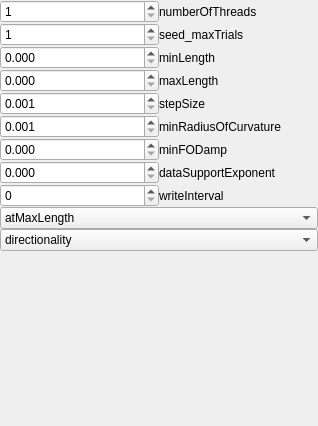
                 <widget class="QWidget" name="scrollAreaWidgetContents">
                  <property name="geometry">
                   <rect>
                    <x>0</x>
                    <y>0</y>
                    <width>318</width>
                    <height>426</height>
                   </rect>
                  </property>
                  <layout class="QGridLayout" name="gridLayout_7">
                   <property name="leftMargin">
                    <number>0</number>
                   </property>
                   <property name="topMargin">
                    <number>0</number>
                   </property>
                   <property name="rightMargin">
                    <number>0</number>
                   </property>
                   <property name="bottomMargin">
                    <number>0</number>
                   </property>
                   <property name="spacing">
                    <number>0</number>
                   </property>
                   <item row="0" column="0">
                    <layout class="QVBoxLayout" name="verticalLayout">
                     <property name="spacing">
                      <number>0</number>
                     </property>
                     <item>
                      <layout class="QGridLayout" name="gridLayout_8">
                       <property name="spacing">
                        <number>0</number>
                       </property>
                       <item row="8" column="1">
                        <widget class="QLabel" name="label_11">
                         <property name="text">
                          <string>dataSupportExponent</string>
                         </property>
                        </widget>
                       </item>
                       <item row="3" column="0">
                        <widget class="QDoubleSpinBox" name="txt_minLength">
                         <property name="decimals">
                          <number>3</number>
                         </property>
                         <property name="maximum">
                          <double>1000000.000000000000000</double>
                         </property>
                        </widget>
                       </item>
                       <item row="7" column="1">
                        <widget class="QLabel" name="txt_minFODamp_label">
                         <property name="text">
                          <string>minFODamp</string>
                         </property>
                        </widget>
                       </item>
                       <item row="5" column="0">
                        <widget class="QDoubleSpinBox" name="txt_stepSize">
                         <property name="decimals">
                          <number>3</number>
                         </property>
                         <property name="minimum">
                          <double>0.001000000000000</double>
                         </property>
                         <property name="maximum">
                          <double>10.000000000000000</double>
                         </property>
                         <property name="singleStep">
                          <double>0.001000000000000</double>
                         </property>
                        </widget>
                       </item>
                       <item row="9" column="0">
                        <widget class="QSpinBox" name="txt_writeInterval">
                         <property name="maximum">
                          <number>1000</number>
                         </property>
                        </widget>
                       </item>
                       <item row="5" column="1">
                        <widget class="QLabel" name="label_8">
                         <property name="text">
                          <string>stepSize</string>
                         </property>
                        </widget>
                       </item>
                       <item row="9" column="1">
                        <widget class="QLabel" name="label_14">
                         <property name="text">
                          <string>writeInterval</string>
                         </property>
                        </widget>
                       </item>
                       <item row="1" column="1">
                        <widget class="QLabel" name="label_27">
                         <property name="text">
                          <string>seed_maxTrials</string>
                         </property>
                        </widget>
                       </item>
                       <item row="8" column="0">
                        <widget class="QDoubleSpinBox" name="txt_dataSupportExponent">
                         <property name="decimals">
                          <number>3</number>
                         </property>
                         <property name="maximum">
                          <double>100.000000000000000</double>
                         </property>
                         <property name="singleStep">
                          <double>0.100000000000000</double>
                         </property>
                        </widget>
                       </item>
                       <item row="3" column="1">
                        <widget class="QLabel" name="label_12">
                         <property name="text">
                          <string>minLength</string>
                         </property>
                        </widget>
                       </item>
                       <item row="6" column="0">
                        <widget class="QDoubleSpinBox" name="txt_minRadiusOfCurvature">
                         <property name="decimals">
                          <number>3</number>
                         </property>
                         <property name="minimum">
                          <double>0.001000000000000</double>
                         </property>
                         <property name="maximum">
                          <double>10.000000000000000</double>
                         </property>
                         <property name="singleStep">
                          <double>0.001000000000000</double>
                         </property>
                         <property name="value">
                          <double>0.001000000000000</double>
                         </property>
                        </widget>
                       </item>
                       <item row="4" column="1">
                        <widget class="QLabel" name="label_13">
                         <property name="text">
                          <string>maxLength</string>
                         </property>
                        </widget>
                       </item>
                       <item row="4" column="0">
                        <widget class="QDoubleSpinBox" name="txt_maxLength">
                         <property name="decimals">
                          <number>3</number>
                         </property>
                         <property name="maximum">
                          <double>1000000.000000000000000</double>
                         </property>
                        </widget>
                       </item>
                       <item row="7" column="0">
                        <widget class="QDoubleSpinBox" name="txt_minFODamp">
                         <property name="decimals">
                          <number>3</number>
                         </property>
                         <property name="maximum">
                          <double>1.000000000000000</double>
                         </property>
                         <property name="singleStep">
                          <double>0.001000000000000</double>
                         </property>
                         <property name="value">
                          <double>0.000000000000000</double>
                         </property>
                        </widget>
                       </item>
                       <item row="6" column="1">
                        <widget class="QLabel" name="label_9">
                         <property name="text">
                          <string>minRadiusOfCurvature</string>
                         </property>
                        </widget>
                       </item>
                       <item row="1" column="0">
                        <widget class="QSpinBox" name="txt_seed_maxTrials">
                         <property name="sizePolicy">
                          <sizepolicy hsizetype="Minimum" vsizetype="Fixed">
                           <horstretch>0</horstretch>
                           <verstretch>0</verstretch>
                          </sizepolicy>
                         </property>
                         <property name="minimum">
                          <number>1</number>
                         </property>
                         <property name="maximum">
                          <number>100000</number>
                         </property>
                        </widget>
                       </item>
                       <item row="0" column="0">
                        <widget class="QSpinBox" name="txt_numberOfThreads">
                         <property name="minimum">
                          <number>1</number>
                         </property>
                         <property name="maximum">
                          <number>1000000</number>
                         </property>
                        </widget>
                       </item>
                       <item row="0" column="1">
                        <widget class="QLabel" name="txt_numberOfThreads_label">
                         <property name="text">
                          <string>numberOfThreads</string>
                         </property>
                        </widget>
                       </item>
                      </layout>
                     </item>
                     <item>
                      <widget class="QComboBox" name="txt_atMaxLength">
                       <item>
                        <property name="text">
                         <string>atMaxLength</string>
                        </property>
                       </item>
                       <item>
                        <property name="text">
                         <string>stop</string>
                        </property>
                       </item>
                       <item>
                        <property name="text">
                         <string>discard</string>
                        </property>
                       </item>
                      </widget>
                     </item>
                     <item>
                      <widget class="QComboBox" name="txt_directionality">
                       <item>
                        <property name="text">
                         <string>directionality</string>
                        </property>
                       </item>
                       <item>
                        <property name="text">
                         <string>one_sided</string>
                        </property>
                       </item>
                       <item>
                        <property name="text">
                         <string>two_sided</string>
                        </property>
                       </item>
                      </widget>
                     </item>
                     <item>
                      <spacer name="verticalSpacer_4">
                       <property name="orientation">
                        <enum>Qt::Vertical</enum>
                       </property>
                       <property name="sizeType">
                        <enum>QSizePolicy::Expanding</enum>
                       </property>
                       <property name="sizeHint" stdset="0">
                        <size>
                         <width>20</width>
                         <height>0</height>
                        </size>
                       </property>
                      </spacer>
                     </item>
                    </layout>
                   </item>
                  </layout>
                 </widget>
